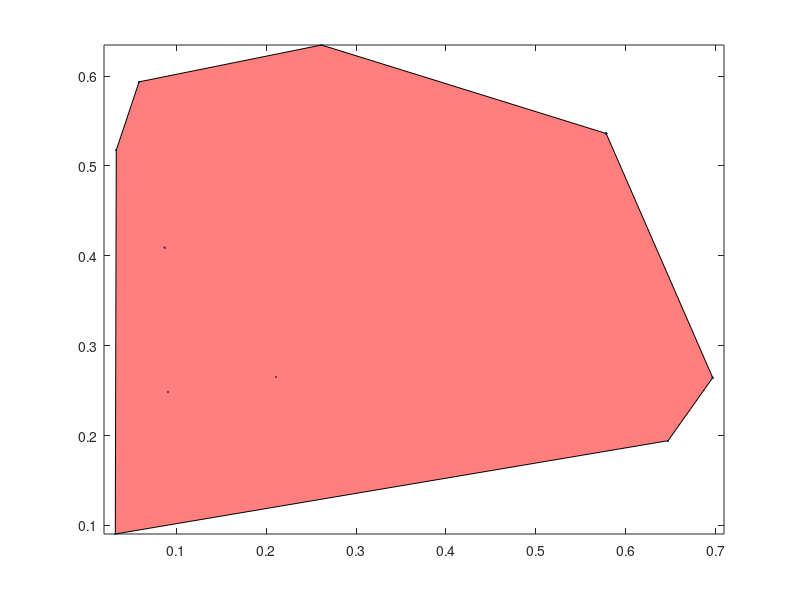

This chart was generated by the following MATLAB code:

   

    

x1 = rand(1,10);
y1 = rand(1,10);

vi = convhull(x1,y1);
polyarea(x1(vi),y1(vi))

plot(x1,y1,'.')
axis equal
hold on
fill ( x1(vi), y1(vi), 'r','facealpha', 0.5 ); 
hold off

